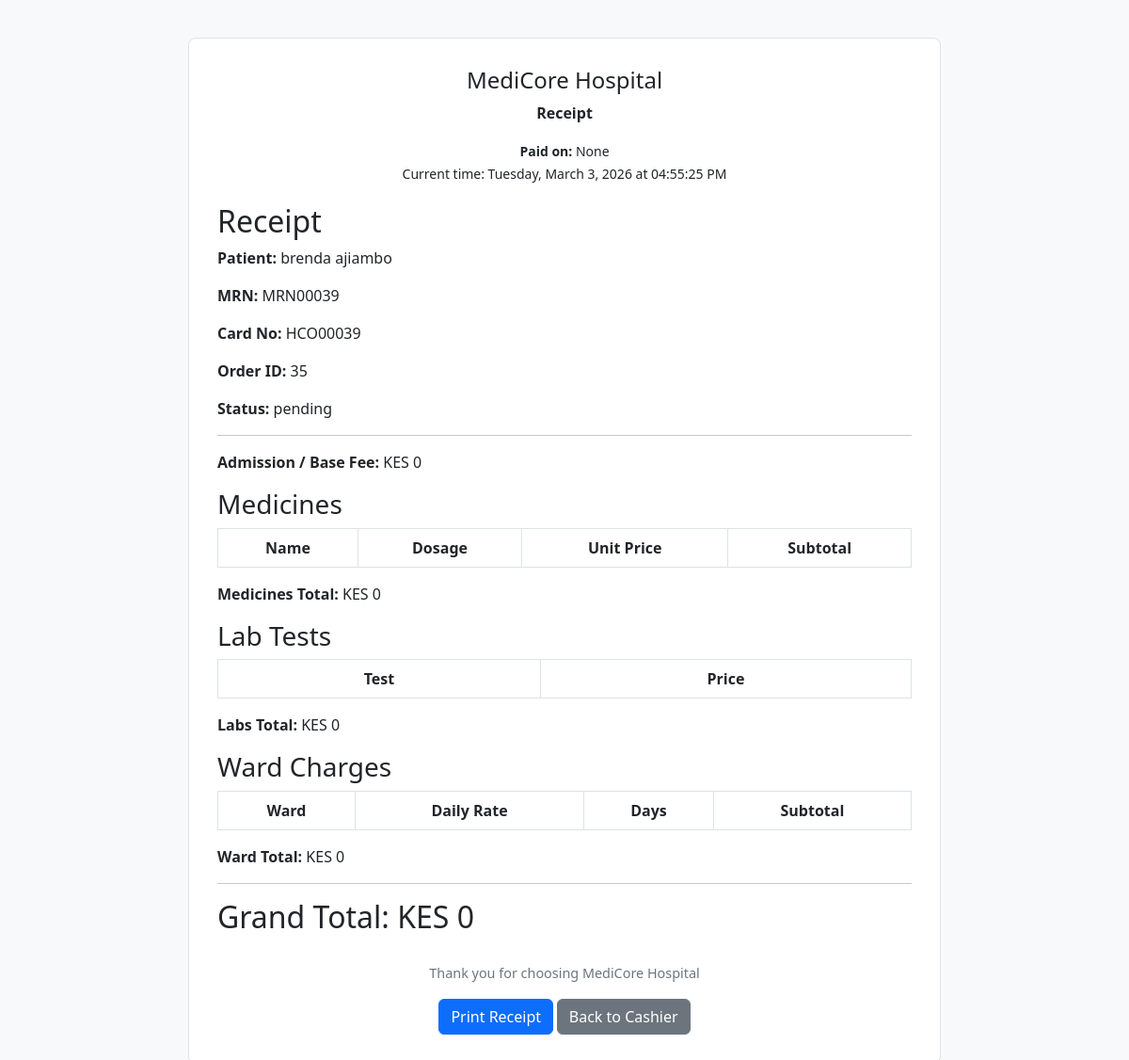
/receipt/35, run on an earlier commit of the app's database.
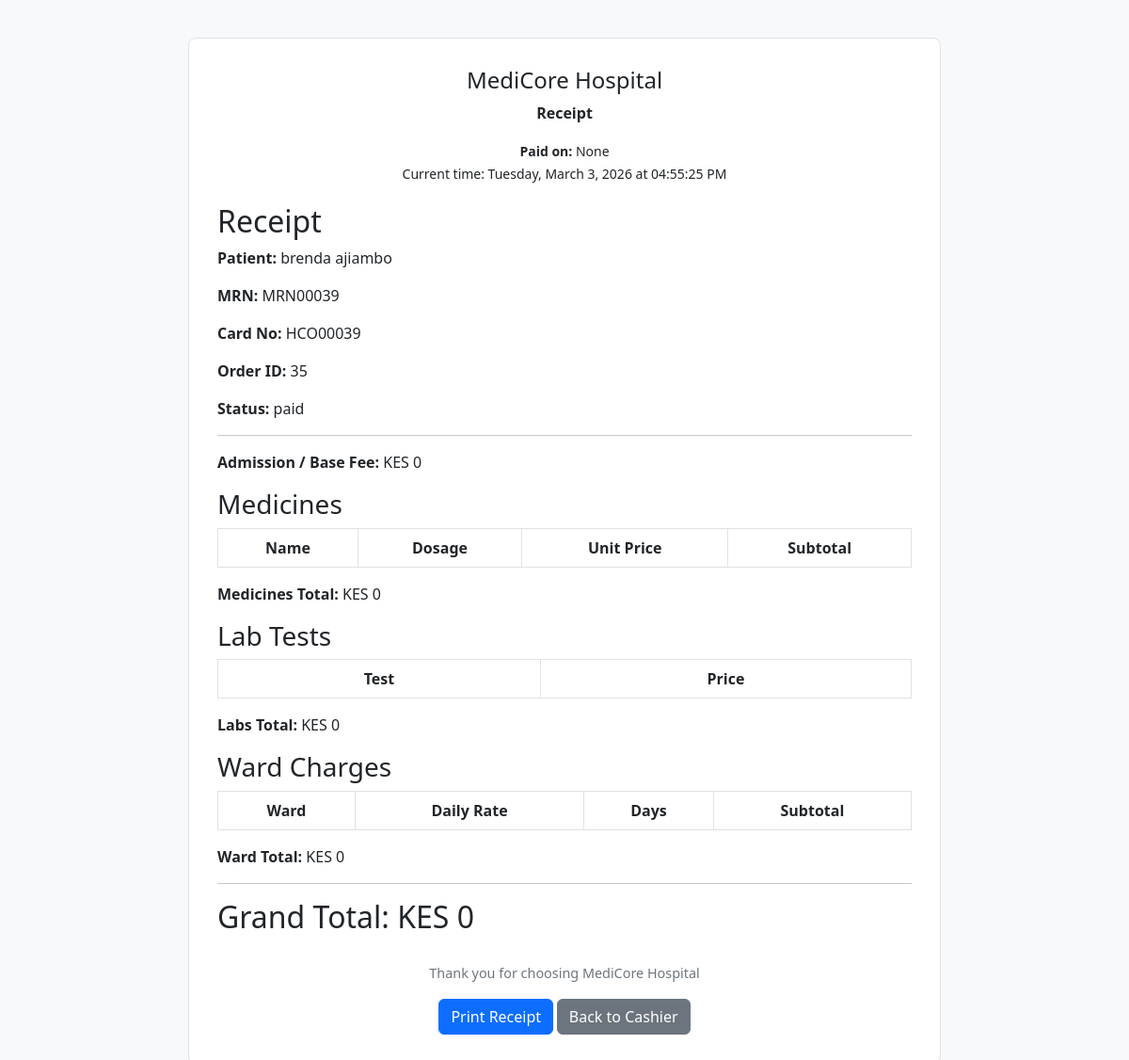
And on a later commit of the database.
### tables this page shows
CREATE TABLE cashier_orders (
    id INTEGER PRIMARY KEY AUTOINCREMENT,
    patient_id INTEGER NOT NULL,
    amount REAL NOT NULL,
    created_at TIMESTAMP DEFAULT CURRENT_TIMESTAMP,
    status TEXT DEFAULT 'pending', paid_at TEXT, date_paid TEXT,
    FOREIGN KEY(patient_id) REFERENCES patients(id)
);

### app.py (the view)
@app.route("/receipt/<int:order_id>")
def receipt(order_id):
    db = get_db()
    order = db.execute("""
        SELECT co.id, co.patient_id, co.status, co.date_paid, co.amount,
               p.first_name || ' ' || p.last_name AS patient_name,
               p.medical_record_number, p.card_number
        FROM cashier_orders co
        JOIN patients p ON co.patient_id = p.id
        WHERE co.id=?
    """, (order_id,)).fetchone()
    medicines = db.execute("""
        SELECT m.name, pm.dosage, m.unit_price,
               (pm.dosage * m.unit_price) AS subtotal
        FROM patient_medicines pm
        JOIN medicines m ON pm.medicine_id = m.id
        WHERE pm.patient_id=?
    """, (order["patient_id"],)).fetchall()
    med_total = sum((m["subtotal"] or 0) for m in medicines) if medicines else 0
    labs = db.execute("""
        SELECT test_name, unit_price
        FROM lab_orders
        WHERE patient_id=?
    """, (order["patient_id"],)).fetchall()
    lab_total = sum((l["unit_price"] or 0) for l in labs) if labs else 0
    wards = db.execute("""
        SELECT ward_name, daily_rate, days, (daily_rate * days) AS subtotal
        FROM ward_charges
        WHERE patient_id=?
    """, (order["patient_id"],)).fetchall()
    ward_total = sum((w["subtotal"] or 0) for w in wards) if wards else 0
    base_amount = order["amount"] or 0
    total_amount = base_amount + med_total + lab_total + ward_total
    return render_template(
        "receipt.html",
        order=order,
        medicines=medicines,
        labs=labs,
        wards=wards,
        med_total=med_total,
        lab_total=lab_total,
        ward_total=ward_total,
        base_amount=base_amount,
        total_amount=total_amount
    )

### app.py (called while the page is built)
def get_db():
    conn = sqlite3.connect('hospital.db')
    conn.row_factory = sqlite3.Row
    return conn

### templates/receipt.html (shortened to what this page needs)
<!DOCTYPE html>
<html lang="en">
<head>
  <link href="https://cdn.jsdelivr.net/npm/bootstrap@5.3.0/dist/css/bootstrap.min.css" rel="stylesheet">
</head>
<body>
  <div class="receipt-container">
    <div class="receipt-header">
      <h4>MediCore Hospital</h4>
      <p><strong>Receipt</strong></p>
      <small><strong>Paid on:</strong> {{ order.date_paid }}</small><br>
      <small id="current-time"></small>
    </div>
    <h2>Receipt</h2>
    <p><strong>Patient:</strong> {{ order.patient_name }}</p>
    <p><strong>MRN:</strong> {{ order.medical_record_number }}</p>
    <p><strong>Card No:</strong> {{ order.card_number }}</p>
    <p><strong>Order ID:</strong> {{ order.id }}</p>
    <p><strong>Status:</strong> {{ order.status }}</p>
    <hr>
    <p><strong>Admission / Base Fee:</strong> KES {{ "{:,}".format(base_amount or 0) }}</p>
    <h3>Medicines</h3>
    <table class="table table-bordered">
      <thead>
        <tr><th>Name</th><th>Dosage</th><th>Unit Price</th><th>Subtotal</th></tr>
      </thead>
    </table>
    <p><strong>Medicines Total:</strong> KES {{ "{:,}".format(med_total or 0) }}</p>
    <h3>Lab Tests</h3>
    <table class="table table-bordered">
      <thead>
        <tr><th>Test</th><th>Price</th></tr>
      </thead>
    </table>
    <p><strong>Labs Total:</strong> KES {{ "{:,}".format(lab_total or 0) }}</p>
    <h3>Ward Charges</h3>
    <table class="table table-bordered">
      <thead>
        <tr><th>Ward</th><th>Daily Rate</th><th>Days</th><th>Subtotal</th></tr>
      </thead>
    </table>
    <p><strong>Ward Total:</strong> KES {{ "{:,}".format(ward_total or 0) }}</p>
    <hr>
    <h2>Grand Total: KES {{ "{:,}".format(total_amount or 0) }}</h2>
    <div class="receipt-footer">
      <p>Thank you for choosing MediCore Hospital</p>
      <button class="btn btn-primary" onclick="window.print()">Print Receipt</button>
      <a href="{{ url_for('cashier') }}" class="btn btn-secondary">Back to Cashier</a>
    </div>
  </div>
</body>
</html>

What changed in the data, as far as the page shows it:
changed cashier_orders id 35: status "pending" → "paid"
